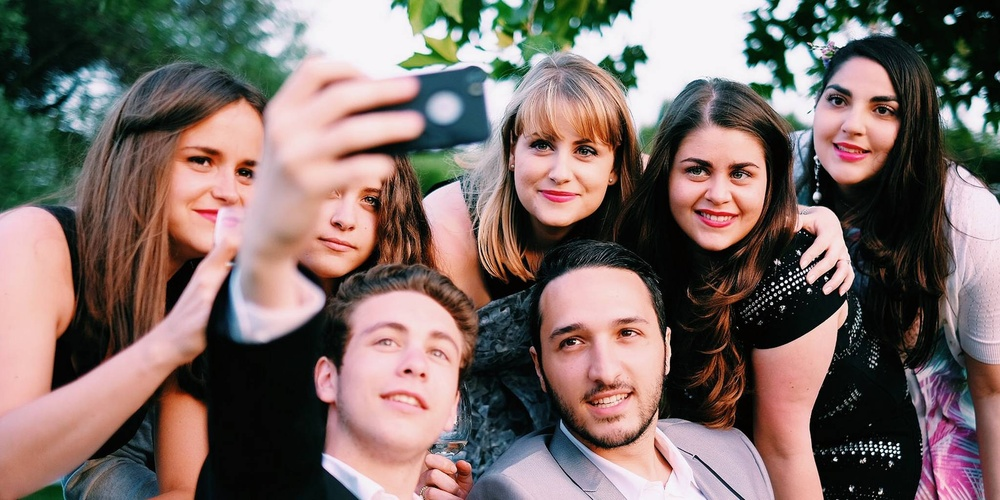
#> input picture face detection/images/face.jpg, 1000 x 500 px, shrunk from 2048 x 1025 before the run
$ jupyter execute 'face detection.ipynb'
#> lines starting #> are read from the running program, lines starting #| are printed output that depends on the picture
[cell 1]
import cv2
from matplotlib import pyplot as plt
import numpy as np
from math import sqrt

[cell 2]
# Carregando o arquivo
faces = cv2.imread('images/face.jpg')
#> faces is the input picture: shape (500, 1000, 3); mean B, G, R 103.5, 107.8, 124.3
faces = cv2.cvtColor(faces, cv2.COLOR_BGR2RGB)

faces2 = cv2.imread('images/face2.jpg')
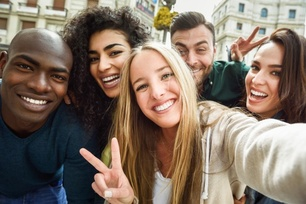
#> input picture face detection/images/face2.jpg, 306 x 204 px, shrunk from 626 x 417 before the run
#> faces2 is the input picture: shape (204, 306, 3); mean B, G, R 100.7, 114.2, 130.3
faces2 = cv2.cvtColor(faces2, cv2.COLOR_BGR2RGB)

[cell 3]
plt.imshow(faces)
plt.show()

[cell 4]
plt.imshow(faces2)
plt.show()

[cell 5]
classifier_face = cv2.CascadeClassifier('classifiers/haarcascade_frontalface_alt.xml')
detect_face = classifier_face.detectMultiScale(faces,1.1,1)
#> detect_face = [[800, 60, 116, 116], [165, 119, 120, 120], [660, 126, 120, 120], [498, 95, 132, 132], [286, 156, 114, 114], [341, 286, 141, 141], [526, 276, 159, 159]]

[cell 6]
face_copy = faces.copy()

for (x,y,w,h) in detect_face:
    cv2.rectangle(face_copy,(x,y),(x+w,y+h),(255,0,0),8)
#> this loop made 7 passes
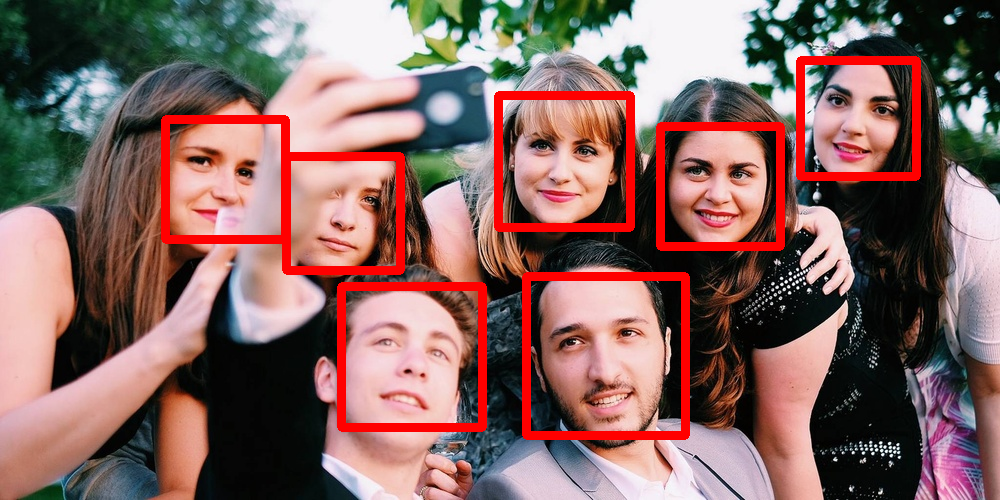
#> face_copy: shape (500, 1000, 3); mean R, G, B 133.6, 102.1, 98.1

[cell 7]
plt.imshow(face_copy)
plt.show()

[cell 8]
classifier_face2 = cv2.CascadeClassifier('classifiers/haarcascade_frontalface_alt.xml')
detect_face2 = classifier_face2.detectMultiScale(faces2,1.1,1)
#> detect_face2 = [[167, 29, 54, 54], [73, 30, 64, 64], [233, 46, 62, 62], [7, 47, 72, 72]]

[cell 9]
face_copy2 = faces2.copy()

for (x,y,w,h) in detect_face2:
    cv2.rectangle(face_copy2,(x,y),(x+w,y+h),(255,255,0),2)
#> this loop made 4 passes
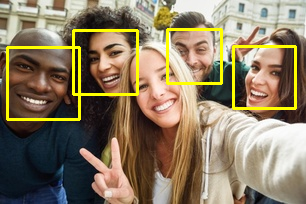
#> face_copy2: shape (204, 306, 3); mean R, G, B 137.7, 122.4, 97.2

[cell 10]
plt.imshow(face_copy2)
plt.show()

Cortando as faces da imagem original depois de descobrir os pontos na imagem

[cell 11]
crop_face = []

for (x,y,w,h) in detect_face:
    crop_face.append(faces[y:y+h, x:x+w])
#> after the loop, crop_face = 7 items

for f in crop_face:
    plt.figure()
    plt.imshow(f)
    plt.show()
#> this loop made 7 passes
#> pass 1, `plt.show()`:
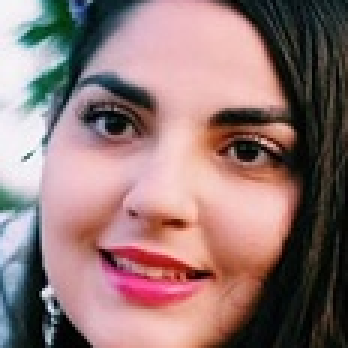
#> shown: shape (116, 116, 3) (shown 3 times larger); mean R, G, B 146.2, 118, 117.1
#> pass 2, `plt.show()`:
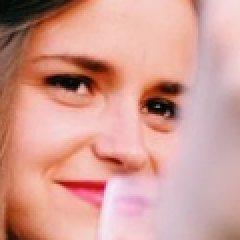
#> shown: shape (120, 120, 3) (shown 2 times larger); mean R, G, B 210.6, 157, 147.5

[cell 12]
crop_face2 = []

for (x,y,w,h) in detect_face2:
    crop_face2.append(faces2[y:y+h, x:x+w])
#> after the loop, crop_face2 = 4 items
for f2 in crop_face2:
    plt.figure()
    plt.imshow(f2)
    plt.show()
#> this loop made 4 passes
#> pass 1, `plt.show()`:
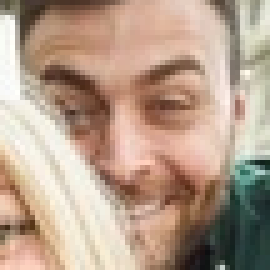
#> shown: shape (54, 54, 3) (shown 5 times larger); mean R, G, B 181.7, 157.8, 139.2
#> pass 2, `plt.show()`:
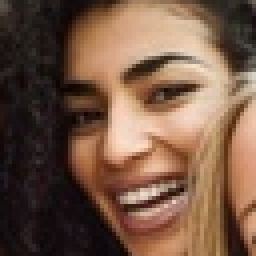
#> shown: shape (64, 64, 3) (shown 4 times larger); mean R, G, B 116.9, 87.5, 68.9
